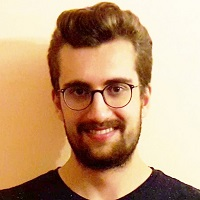
#> input picture Part5 Week6 7-13 Nov 2022/Onur.jpg, 200 x 200 px
$ jupyter execute 'Two Smoothing Averaging Filter Masks.ipynb'
#> lines starting #> are read from the running program, lines starting #| are printed output that depends on the picture
[cell 1]
import numpy as np
import cv2 as cv2
from matplotlib import pyplot as plt

image = cv2.imread("Onur.jpg")
#> image is the input picture: shape (200, 200, 3); mean B, G, R 121.2, 157.8, 195.9
plt.subplot(121),plt.imshow(image),plt.title('Original')
plt.xticks([]), plt.yticks([])
kernel1 = np.ones((3, 3))
img = cv2.filter2D(src=image, ddepth=-1, kernel=kernel1)
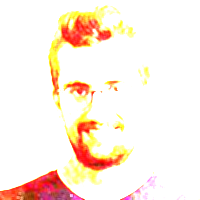
#> img: shape (200, 200, 3); mean B, G, R 226.3, 238.7, 253.7

plt.subplot(122),plt.imshow(img),plt.title('Averaging')
plt.xticks([]), plt.yticks([])
plt.show()
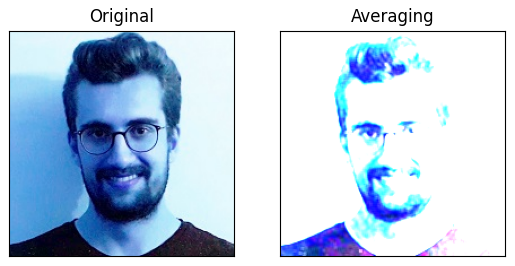
#> figure drawn by matplotlib, 2 panels; B, G, R data is drawn as R, G, B
